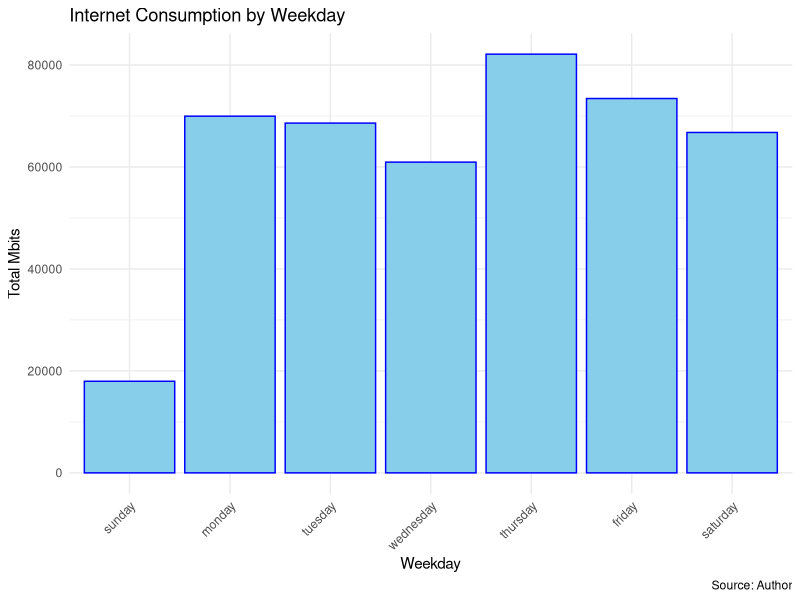
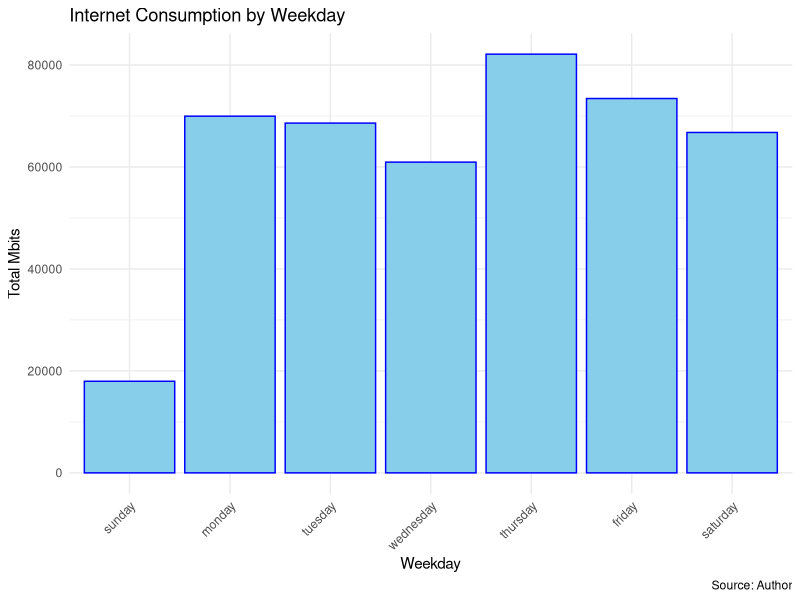

Recreate these plots in R, in order.
########################################################################
## Script 03 - Internet Consumption by Weekday - Frequency Table and Chart
## Based on 168 sample data loaded from CSV (18/11/2024)
## Results exported as CSV and PNG
########################################################################

# Set working directory
setwd("~/Importantes/Faculdade/02/Probabilidade e Estatistica/R/activity-3-weekday-internet-consumption")

# Load required libraries
library(dplyr)
library(ggplot2)

# Load the dataset
dados <- read.csv("dados_monitoramento_x.csv", sep = ";", dec = ",")

# Define the order of weekdays
levels_weekdays <- c("sunday", "monday", "tuesday", "wednesday", "thursday", "friday", "saturday")

# Convert weekday column to ordered factor
dados$weekday <- factor(dados$weekday, levels = levels_weekdays)

# Group data by weekday and calculate total Mbits per day
tabela_frequencia <- dados %>%
  group_by(weekday) %>%
  summarise(total_mbits = sum(mbits))

# Show frequency table
print(tabela_frequencia)

# Export frequency table to CSV
write.table(tabela_frequencia, file = "script3_tbf_Mbits_Semana.csv", sep = ";", dec = ",", na = "", quote = TRUE, row.names = FALSE)

# Create bar chart
grafico_barras <- ggplot(tabela_frequencia, aes(x = weekday, y = total_mbits)) +
  geom_bar(stat = "identity", fill = "skyblue", color = "blue") +
  ggtitle("Internet Consumption by Weekday") +
  xlab("Weekday") +
  ylab("Total Mbits") +
  labs(caption = "Source: Author") +
  theme_minimal() +
  theme(axis.text.x = element_text(angle = 45, hjust = 1))

# Show chart
print(grafico_barras)

# Export bar chart to PNG
ggsave("script3_grf_Mbits_Semana.png", plot = grafico_barras, width = 10, height = 6, units = "in", dpi = 300)
